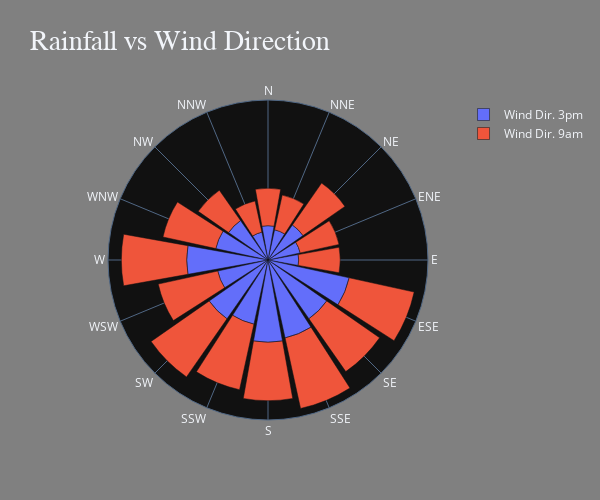

This figure's notebook cell:
### Code cell
fig = go.Figure()

fig.add_trace(go.Barpolar(r=X_df.groupby('WindDir9am')['Rainfall'].mean(),
                          theta=WINDIR,
                          name='Wind Dir. 3pm'
                          )
             )
fig.add_trace(go.Barpolar(r=X_df.groupby('WindDir3pm')['Rainfall'].mean(),
                          theta=WINDIR,
                          name='Wind Dir. 9am'
                          )
             )
fig.update_layout(polar=dict(radialaxis=dict(visible=False,
                                             )
                             ),
                  showlegend=True,
                  title='Rainfall vs Wind Direction',
                  titlefont={'size': 28, 'family':'Serif'},
                  template='plotly_dark',
                  paper_bgcolor='gray',
                  width=600, height=500,
                 )
fig.show()

### Figure 1 — Plotly figure (JSON) as saved in the notebook; plotly's stock layout.template omitted (floating-point values rounded to 4 significant figures)
{"data": [{"name": "Wind Dir. 3pm", "r": [1.206, 1.296, 1.68, 1.217, 1.349, 1.122, 1.891, 2.102, 3.2, 2.026, 2.82, 2.584, 3.236, 3.137, 2.816, 3.269], "theta": ["E", "ENE", "NE", "NNE", "N", "NNW", "NW", "WNW", "W", "WSW", "SW", "SSW", "S", "SSE", "SE", "ESE"], "type": "barpolar"}, {"name": "Wind Dir. 9am", "r": [1.634, 1.563, 2.007, 1.397, 1.474, 1.255, 1.455, 2.127, 2.568, 2.394, 2.786, 2.639, 2.298, 2.842, 2.536, 2.618], "theta": ["E", "ENE", "NE", "NNE", "N", "NNW", "NW", "WNW", "W", "WSW", "SW", "SSW", "S", "SSE", "SE", "ESE"], "type": "barpolar"}], "layout": {"height": 500, "paper_bgcolor": "gray", "polar": {"radialaxis": {"visible": false}}, "showlegend": true, "title": {"font": {"family": "Serif", "size": 28}, "text": "Rainfall vs Wind Direction"}, "width": 600}}
